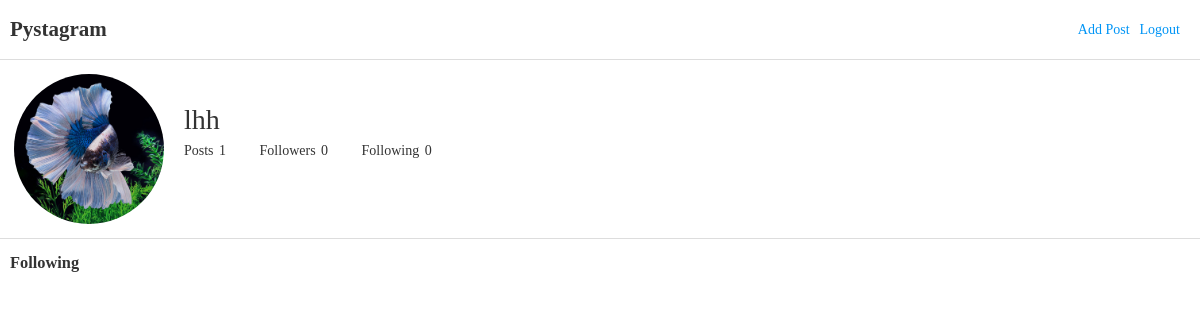
/users/1/following/, run on the app's committed database.
### users/models.py (models this page shows, shortened)
class User(AbstractUser):
    profile_image = models.ImageField(
        "profile image", upload_to="users/profile", blank=True
    )
    short_description = models.TextField("bio", blank=True)
    following = models.ManyToManyField(
        "self",
        verbose_name="팔로우 중인 사용자들",
        related_name="followers",
        symmetrical=False,
        through="users.Relationship",
    )

### users/views.py (the view)
# urls.py: path("<int:user_id>/following/", following, name="following"),
def following(request, user_id):
    user = get_object_or_404(User, id=user_id)
    relationships = user.following_relationships.all()
    context = {
        "user": user,
        "relationships": relationships,
    }
    return render(request, "users/following.html", context)

### templates/users/following.html (shortened to what this page needs)
{% extends 'base_profile.html' %}
{% block bottom_data %}
<div class="relationships">
  <h3>Following</h3>
</div>
{% endblock %}

### templates/base_profile.html (shortened to what this page needs)
{% extends 'base_nav.html' %}
{% block content_data %}
<div id="profile">
  <div class="info">
    {% if user.profile_image %}
      <img src="{{ user.profile_image.url }}">
    {% endif %}
    <div class="info-texts">
      <h1>{{ user.username }}</h1>
      <div class="counts">
        <dl>
          <dt>Posts</dt>
          <dd>{{ user.post_set.count }}</dd>
          <dt>Followers</dt>
          <dd>
            <a href="{% url 'users:followers' user_id=user.id %}">
              {{ user.followers.count }}
            </a>
          </dd>
          <dt>Following</dt>
          <dd>
            <a href="{% url 'users:following' user_id=user.id %}">
              {{ user.following.count }}
            </a>
          </dd>
        </dl>
      </div>
    </div>
  </div>
  {% block bottom_data %}{% endblock %}
</div>
{% endblock %}

### static/css/style.css (style rules this page uses)
h1, h2, h3, h4, h5, h6 { padding: 0; margin: 0; font-weight: 300; }
a { text-decoration: none; color: #333; }
html { margin: 0; font-family: "Noto Sans KR", serif; font-weight: 300; font-size: 14px; color: #333; height: 100%; }
body { margin: 0; height: 100%; }
#profile { display: flex; flex-direction: column; padding-top: 74px; }
#profile .info { display: flex; flex-direction: row; padding-bottom: 14px; border-bottom: 1px solid #ddd; padding-left: 14px; padding-right: 14px; }
#profile .info img { width: 150px; height: 150px; border-radius: 50%; margin-right: 20px; }
#profile .info .info-texts { display: flex; flex-direction: column; justify-content: center; }
#profile .info .info-texts .counts dl { margin-block-start: 0.5em; margin-block-end: 0.5em; }
#profile .info .info-texts .counts dt { display: inline-block; }
#profile .info .info-texts .counts dd { display: inline-block; margin-inline-start: 2px; margin-inline-end: 30px; font-weight: 500; }
#profile .relationships { position: relative; display: flex; flex-direction: column; }
#profile .relationships h3 { padding: 14px 10px 10px 10px; font-weight: bold; }

### data on the page
User: profile_image (placeholder picture), username "lhh", post_set.count "1", followers.count "0", following.count "0"
